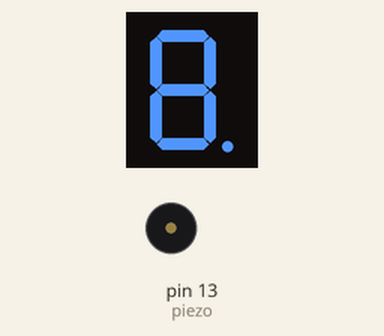
This sketch was run on a simulated Arduino Uno, built with avr-gcc and run on an emulated ATmega328P. On the bench: 1-digit seven-segment display, buzzer (waves = sounding). Wiring (inferred from the names in the program): 1-digit 7-segment display, segments lit when LOW: segments pin 3, pin 4, pin 5, pin 6, pin 7, pin 8, pin 9, pin 10. The segment pins are drawn as the display they are named for.

Above: at 0.35 s.
At 9.25 s:
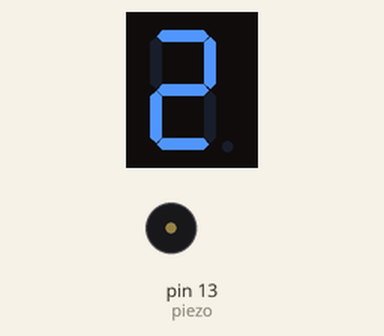
At 18.6 s:
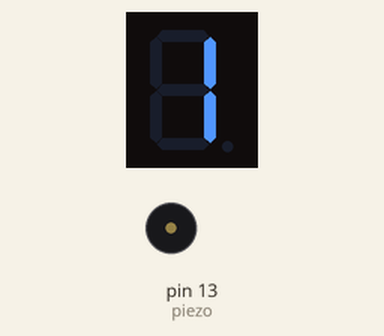
At 39.9 s:
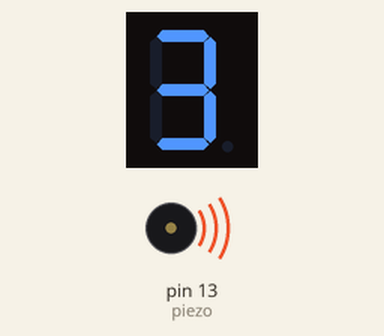
Timing chart, 0 to 40.0 s (numbered marks = the images above):
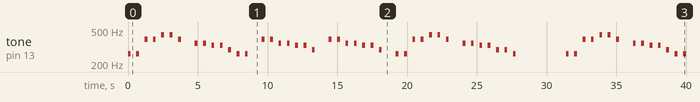

The sketch:

ex7.ino
```cpp
#include <MsTimer2.h>
int segPins[8]={3,4,5,6,7,8,9,10};  // FND 세그먼트에 사용할 입출력 핀 저장
int degData[5][8]={{0,0,0,0,0,0,1,1},
                   {1,0,0,1,1,1,1,1},
                   {0,0,1,0,0,1,0,1},
                   {0,0,0,0,1,1,0,1},
                   {1,0,0,1,1,0,0,1}}; // 숫자"0"~"4"을 표시하기 위한 데이터 배열
int piezo=13;
int i, k;
unsigned int freq[] =
{262, 294, 330, 349, 392, 440, 494};
//freq배열에 주파수를 넣음.
char code[]= {'C', 'D', 'E', 'F', 'G', 'A', 'B'};
//주파수에 알맞은 코드들을 code배열에 넣음
char mData[]=
"CCGGAAGpFFEEDCCpGGFFEEDpGGFFEEDpCCGGAAGpFFEEDDCp";
//악보의 코드를 mData배열에 넣음.
const byte mSize=sizeof(mData);
//mData의 크기를 mSize에 넣음.

volatile int state =HIGH;
void setup() {
  for(int i=0; i<8; i++){
    pinMode(segPins[i], OUTPUT);  // 핀을 출력모드로 설정
  }
  pinMode(piezo, OUTPUT);
  MsTimer2::set(500, flash); // 500ms period
  MsTimer2::start();
}

void disFND(int k){
  for(int i=0; i<8; i++){ // FND 세그먼트
    digitalWrite(segPins[i], degData[k][i]);
  }
}
void flash() {
  static int num=0;
  disFND(num);
  if(state) {
     num=(num+1)%5; //5로 나눈 나머지 값을 num에 대입
  }
}
void loop() {         //loop문 시작.
for(int m=0; m<mSize; m++) { //mSize만큼 반복.
int playT=200;
for(int k=0; k<7; k++) {
if(mData[m]==code[k]){
tone(piezo, freq[k], playT);}
}
//mData[m]가 code[k]와 같으면 피에조로 playT밀리초 동안 freq[k]음을 출력한다.
delay(playT*3);  //playT밀리초 동안 간격을 줌.
}
noTone(piezo); //피에조 출력을 끔.
delay(2000);  //2초 동안 간격을 줌.
}
```

Measured:
- by itself, tone on pin 13 (piezo): plays 262 Hz for 0.20 s, 262 Hz for 0.20 s, 392 Hz for 0.20 s, 392 Hz for 0.20 s, 440 Hz for 0.20 s, 440 Hz for 0.20 s … (56 notes in this stretch)
- what the display in image 1 shows lasts 0.5 s, from 9.0 s to 9.5 s
